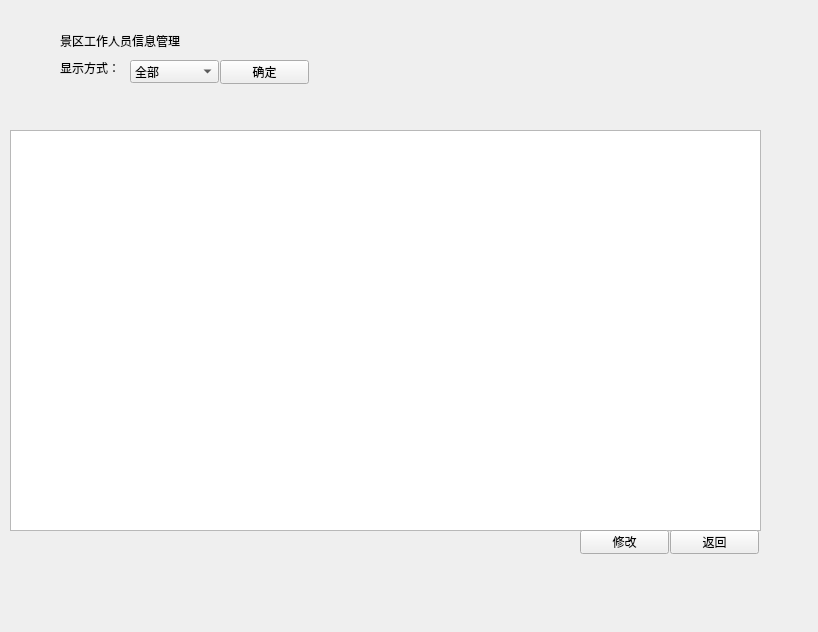
<?xml version="1.0" encoding="UTF-8"?>
<ui version="4.0">
 <class>workermanagement</class>
 <widget class="QWidget" name="workermanagement">
  <property name="geometry">
   <rect>
    <x>0</x>
    <y>0</y>
    <width>818</width>
    <height>632</height>
   </rect>
  </property>
  <property name="windowTitle">
   <string>Form</string>
  </property>
  <widget class="QTableView" name="tableView">
   <property name="geometry">
    <rect>
     <x>10</x>
     <y>130</y>
     <width>751</width>
     <height>401</height>
    </rect>
   </property>
  </widget>
  <widget class="QLabel" name="label">
   <property name="geometry">
    <rect>
     <x>60</x>
     <y>30</y>
     <width>151</width>
     <height>21</height>
    </rect>
   </property>
   <property name="text">
    <string>景区工作人员信息管理</string>
   </property>
  </widget>
  <widget class="QLabel" name="label_2">
   <property name="geometry">
    <rect>
     <x>60</x>
     <y>60</y>
     <width>72</width>
     <height>15</height>
    </rect>
   </property>
   <property name="text">
    <string>显示方式：</string>
   </property>
  </widget>
  <widget class="QComboBox" name="comboBox">
   <property name="geometry">
    <rect>
     <x>130</x>
     <y>60</y>
     <width>89</width>
     <height>23</height>
    </rect>
   </property>
   <item>
    <property name="text">
     <string>全部</string>
    </property>
   </item>
   <item>
    <property name="text">
     <string>平台客服</string>
    </property>
   </item>
   <item>
    <property name="text">
     <string>导游</string>
    </property>
   </item>
  </widget>
  <widget class="QPushButton" name="backbtn">
   <property name="geometry">
    <rect>
     <x>670</x>
     <y>530</y>
     <width>89</width>
     <height>24</height>
    </rect>
   </property>
   <property name="text">
    <string>返回</string>
   </property>
  </widget>
  <widget class="QPushButton" name="confirmbtn">
   <property name="geometry">
    <rect>
     <x>220</x>
     <y>60</y>
     <width>89</width>
     <height>24</height>
    </rect>
   </property>
   <property name="text">
    <string>确定</string>
   </property>
  </widget>
  <widget class="QPushButton" name="modify">
   <property name="geometry">
    <rect>
     <x>580</x>
     <y>530</y>
     <width>89</width>
     <height>24</height>
    </rect>
   </property>
   <property name="text">
    <string>修改</string>
   </property>
  </widget>
 </widget>
 <resources/>
 <connections/>
</ui>
